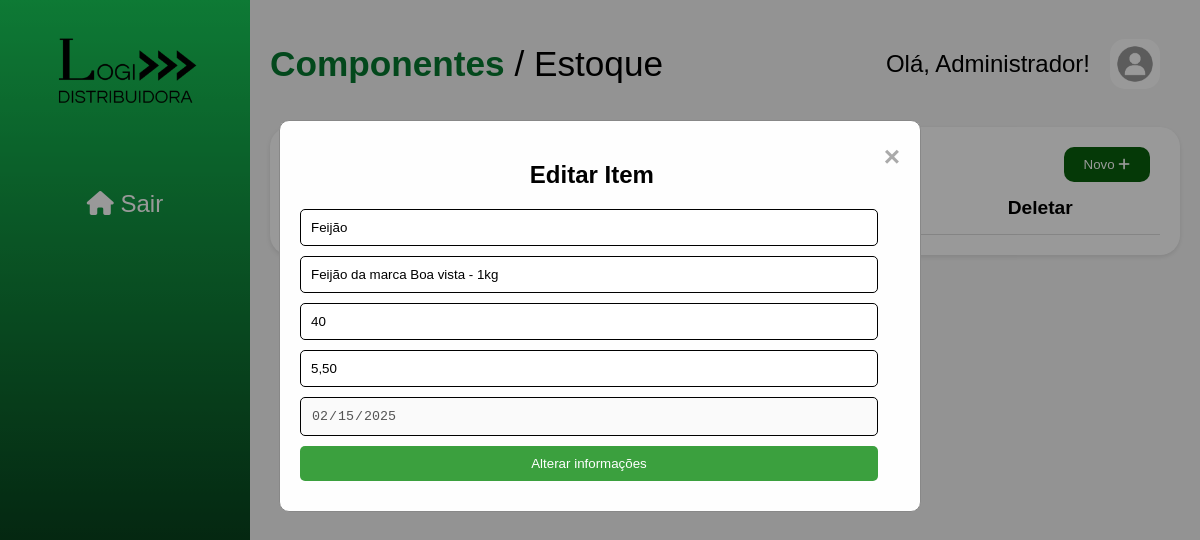
Page /editar/54/ (signed in) on the committed database.
### produtos/models.py (models this page shows, shortened)
class CustomUser(AbstractUser):
    ADMIN = 'admin'
    OPERADOR = 'operador'
    TIPOS_USUARIO = [
        (ADMIN, 'Administrador'),
        (OPERADOR, 'Operador'),
    ]
    tipo_usuario = models.CharField(
        max_length=50, choices=TIPOS_USUARIO, default=OPERADOR
    )
    data_nascimento = models.DateField(null=True, blank=True)

class Produto (models.Model):
    nome = models.CharField(max_length=100)
    descricao = models.TextField(blank=True, null=True)
    preco = models.DecimalField(max_digits=8, decimal_places=2)
    quantidade = models.IntegerField()
    data_cadastro = models.DateField(default=timezone.now)

### estoque/views.py (the view, shortened to what this page needs)
# urls.py: path('editar/<int:id>/', views.editar_produto, name='editar_produto'),
@login_required
def editar_produto(request, id):
    produto = get_object_or_404(Produto, id=id)
    return render(request, 'estoque/editar_produto.html', {'produto': produto})

### templates/estoque/editar_produto.html (shortened to what this page needs)
{% load static %}
<!DOCTYPE html>
<html>
<head>
  <link rel="stylesheet" href="https://cdnjs.cloudflare.com/ajax/libs/font-awesome/6.0.0/css/all.min.css" />
  <link rel="stylesheet" href="{% static 'css/main_page.css' %}">
</head>
<body>
  <div class="container">
    <aside class="sidebar">
      <div class="logo">
        <img src="{% static 'img/logo_oficial.png' %}" alt="Logo">
      </div>
      <ul class="menu">
        <li><a href="{% url 'login' %}"><i class="fas fa-home"></i> Sair</a></li>
      </ul>
    </aside>
    <main class="content">
      <header>
        <h1><span>Componentes </span> / Estoque</h1>
        <div class="user-info">
          <span>Olá, {{ user.first_name }}!</span>
          <img src="{% static 'img/user.jpeg' %}" alt="Foto do usuário">
        </div>
      </header>
      <section class="inventory">
        <div class="search-bar">
          <button class="new-item">Novo <i class="fas fa-plus"></i></button>
        </div>
        <table>
          <thead>
            <tr>
              <th>Código</th>
              <th>Nome</th>
              <th>Quantidade</th>
              <th>Editar</th>
              <th>Deletar</th>
            </tr>
          </thead>
        </table>
      </section>
    </main>
  </div>
  <div id="editModal" class="modal">
    <div class="modal-content">
      <span class="close-button">&times;</span>
      <h2>Editar Item</h2>
      <form id="editForm" method="POST" action="{% url 'editar_produto' produto.id %}">
        <input type="text" name="nomeProduto" value="{{ produto.nome }}" required>
        <input type="text" name="descricaoProduto" value="{{ produto.descricao }}" id="addDescription" placeholder="Descrição">
        <input type="number" name="quantidadeProduto" value="{{ produto.quantidade }}" required>
        <input type="text" name="precoProduto" value="{{ produto.preco }}" required>
        <input type="date" name="dataCadastro" value="{{ produto.data_cadastro|date:'Y-m-d' }}" disabled>
        <button type="submit">Alterar informações</button>
      </form>
    </div>
  </div>
</body>
</html>

### templates/estoque/static/css/main_page.css (style rules this page uses)
body { font-family: sans-serif; margin: 0; padding: 0; width: 100%; height: 100svh; background-color: #f5f5f5; overflow: hidden; }
.container { display: flex; }
.sidebar { width: 250px; display: flex; flex-direction: column; align-items: center; height: 100svh; background-image: linear-gradient(to bottom, #17ca58, rgb(0, 0, 0)); color: #fff; border: 0; }
.logo img { width: 150px; height: 150px; }
.menu { list-style: none; padding: 0; }
.menu li a { display: block; padding: 20px; font-size: 1.5rem; text-decoration: none; color: #fff; }
.content { flex: 1; padding: 20px; }
.content header h1 { font-size: 2.2rem; font-weight: 530; }
.content header h1 span { color: #067930; font-weight: 600; }
header { display: flex; justify-content: space-between; align-items: center; margin-bottom: 20px; }
.user-info { display: flex; align-items: center; gap: 20px; }
.user-info span { font-size: 1.5rem; }
.user-info img { width: 50px; height: 50px; border-radius: 30%; margin-right: 20px; }
.inventory { background-color: #fff; padding: 20px; border-radius: 20px; box-shadow: 0 2px 5px rgba(0, 0, 0, 0.1); max-height: 73vh; overflow: auto; display: flex; flex-direction: column; }
.search-bar { display: flex; justify-content: space-between; align-items: center; padding: 0px 10px; }
table { width: 100%; border-collapse: collapse; }
th, td { padding: 15px; text-align: left; border-bottom: 1px solid #ddd; font-size: 1.2rem; }
.new-item { background-color: #085f0b; color: #fff; padding: 10px 20px; border: none; border-radius: 10px; cursor: pointer; }
.modal { display: none; position: fixed; z-index: 1; left: 0; top: 0; width: 100%; height: 100%; overflow: auto; background-color: rgb(0,0,0); background-color: rgba(0,0,0,0.4); }
.modal-content { background-color: #fefefe; margin: 10% auto; padding: 20px; border: 1px solid #888; width: 80%; max-width: 600px; border-radius: 10px; }
.modal-content h2 { font-size: 1.5rem; text-align: center; }
.modal-content button { background-color: #3ba03e; color: #fff; padding: 10px 20px; border: none; border-radius: 10px; cursor: pointer; }
.close-button { color: #aaa; float: right; font-size: 28px; font-weight: bold; cursor: pointer; }
.modal-content form input, .modal-content form button { width: calc(100% - 22px); padding: 10px; margin: 10px 0; box-sizing: border-box; display: block; border-radius: 10px; border: 1px solid rgb(0, 0, 0); border-radius: 5px; outline: none; }
.modal-content form button { border: 0; }

### rows in the picture
CustomUser: first_name "Administrador"
Produto: nomeProduto "Feijão", descricaoProduto "Feijão da marca Boa vista - 1kg", quantidadeProduto "40", precoProduto "5,50", dataCadastro "02/15/2025"
